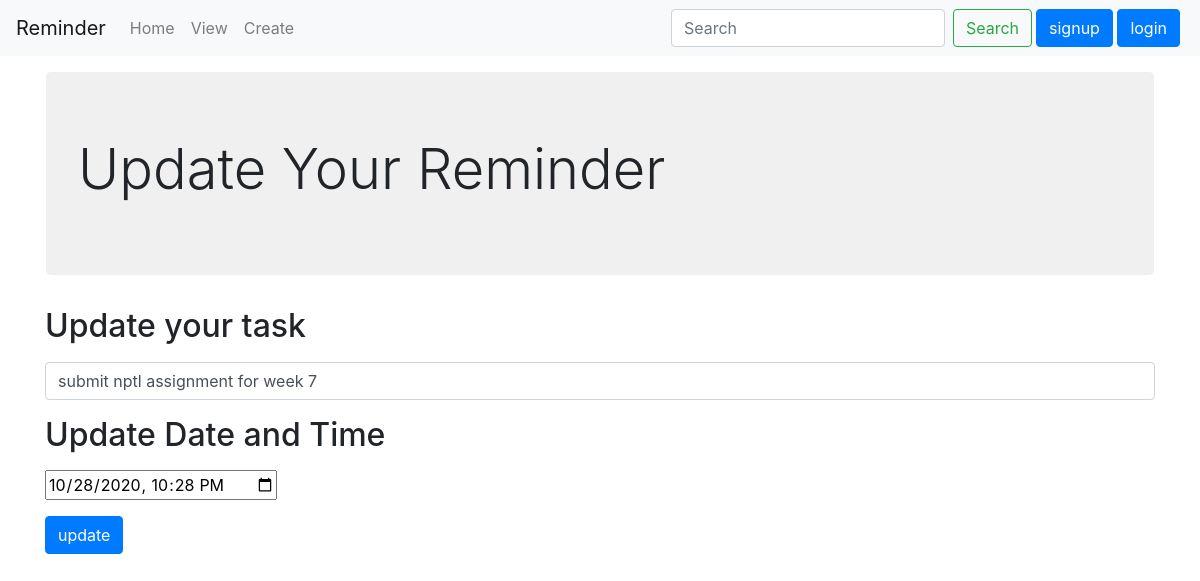
Screenshot of /update/2 with the database file from the repository.
### reminder/models.py (models this page shows, shortened)
class Details(models.Model):
    sno = models.AutoField(primary_key=True)
    detail = models.TextField()
    datetime = models.TextField()
    user = models.ForeignKey(User, on_delete=models.CASCADE)

### reminder/views.py (the view)
# urls.py: path('update/<int:id>', views.update, name="update/<int:id>"),
def update(request, id):
        data_task = Details.objects.get(sno=id)
        context = {'info':data_task}
        return render(request,"update.html",context)

### templates/update.html (shortened to what this page needs)
<!doctype html>
<html lang="en">
  <head>
    <link rel="stylesheet" href="https://cdn.jsdelivr.net/npm/bootstrap@4.5.3/dist/css/bootstrap.min.css">
  </head>
  <body>
    <nav class="navbar navbar-expand-lg navbar-light bg-light">
  <a class="navbar-brand" href="/">Reminder</a>
  <div class="collapse navbar-collapse" id="navbarSupportedContent">
    <ul class="navbar-nav mr-auto">
      <li class="nav-item">
        <a class="nav-link" href="/">Home </a>
      </li>
      <li class="nav-item">
        <a class="nav-link" href="/view">View</a>
      </li>
      <li class="nav-item">
        <a class="nav-link" href="/task">Create<span class="sr-only">(current)</span></a>
      </li>
    </ul>
    <form method="get" action="search" class="form-inline my-2 my-lg-0">
      <input class="form-control mr-sm-2" name="search" type="search" placeholder="Search" aria-label="Search">
      <button class="btn btn-outline-success my-2 my-sm-0" type="submit">Search</button>
    </form>
    {% if user.is_authenticated %}
            <ul class ="navbar-nav m-2">
            <li class="nav-item dropdown mr-5">
            <a class="nav-link dropdown-toggle" href="#" id="navbarDropdown" role="button" data-toggle="dropdown" aria-haspopup="true" aria-expanded="false">
          Hi, {{request.user}}
            </a>
            <div class="dropdown-menu" aria-labelledby="navbarDropdown">
            <a class="dropdown-item" href={% url 'change_password' %}>Change Password</a>
          <a class="dropdown-item" href="/logout">Logout</a>
            </div>
        </li>
        <ul>
    {% else %}
    <div class="mx-1">
        <button type="button" class="btn btn-primary" data-toggle="modal" data-target="#signup">signup</button>
        <button type="button" class="btn btn-primary" data-toggle="modal" data-target="#login">login</button>
    </div>
    {% endif %}
  </div>
</nav>
<div class="container my-3 px-3">
    <div class="jumbotron">
  <h1 class="display-4">Update Your Reminder</h1>
</div>
</div>
<div class="container">
    <form method="post" action="/update_record/{{info.sno}}">
            <h2><label for="reminder">Update your task</label></h2>
            <input name="context" value="{{info.detail}}" class="form-control" id="context">
            <h2><label class="mt-3" for="datetime">Update Date and Time</label></h2>
            <input type="datetime-local" value="{{info.datetime}}" id="datetime" name="datetime">
            <div class="my-3">
            <button class="btn btn-primary" type="submit">update</button>
            </div>
    </form>
</div>
  </body>
</html>

### templates/update.html (style rules this page uses)
.jumbotron { background: rgba(204, 204, 204, 0.3); }

### rows the page displays
Details: context "submit nptl assignment for week 7", datetime "10/28/2020 22:28"
